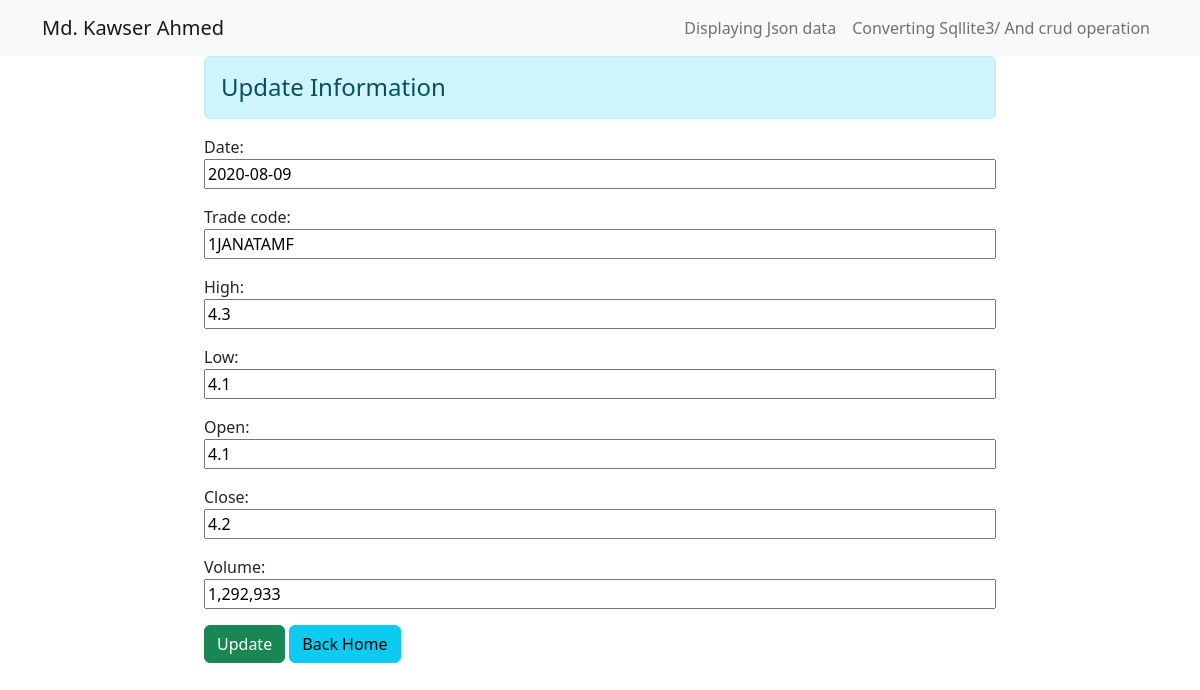
Page /edit/9554 on the earlier database version.
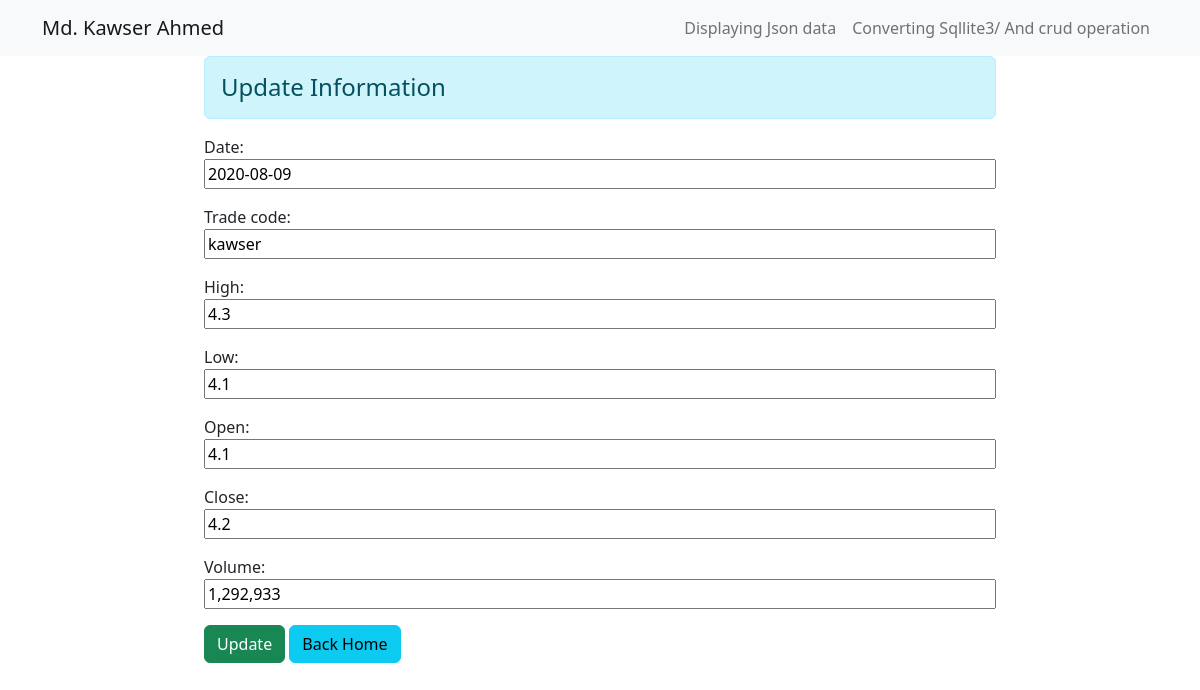
Same page on the later database version.
### Dealingwithjson/models.py (models this page shows)
class jsonToSql(models.Model):
    date = models.DateField()
    trade_code = models.CharField(max_length=200)
    high = models.CharField(max_length=20)
    low = models.CharField(max_length=20)
    open = models.CharField(max_length=20)
    close = models.CharField(max_length=20)
    volume = models.CharField(max_length=50)

### Dealingwithjson/views.py (the view)
# urls.py: path('edit/<int:id>',views.update_data,name="updatedata"),
def update_data(request,id):
    if request.method == "POST":
        pi = jsonToSql.objects.get(pk=id)
        fm =  Updatedata(request.POST,instance=pi)
        if fm.is_valid():
            fm.save()
            return HttpResponseRedirect('/')
    else:
        pi = jsonToSql.objects.get(pk=id)
        fm = Updatedata(instance=pi)
    return render(request,"Dealingwithjson/updatedata.html",{"form":fm})

### Dealingwithjson/forms.py
class Updatedata(forms.ModelForm):
    class Meta:
        model = jsonToSql
        fields ='__all__'
        widgets = {
            'date': forms.DateInput(attrs={'class':"col-sm-12"}),
            'trade_code': forms.TextInput(attrs={"class":'col-sm-12'}),
            'high':  forms.TextInput(attrs={"class":'col-sm-12'}),
            'low':   forms.TextInput(attrs={"class":'col-sm-12'}),
            'open':  forms.TextInput(attrs={"class":'col-sm-12'}),
            'close': forms.TextInput(attrs={"class":'col-sm-12'}),
            'volume':forms.TextInput(attrs={"class":'col-sm-12'}),
        }

### Dealingwithjson/templates/Dealingwithjson/updatedata.html (shortened to what this page needs)
{% extends 'Dealingwithjson/base1.html' %}
{% block table %}
<div class="row">
    <div class="col-sm-8 offset-2">
        <h4 class="alert alert-info">Update Information</h4>
        <form action="" method="POST">
            {{form.as_p}}
            <input type="submit" class="btn btn-success" value="Update">
            <a href="{% url 'home' %}" class="btn btn-info">Back Home</a>
        </form>
    </div>
</div>
{% endblock table %}

### Dealingwithjson/templates/Dealingwithjson/base1.html (shortened to what this page needs)
<!DOCTYPE html>
<html lang="en">
<head>
    <link href="https://cdn.jsdelivr.net/npm/bootstrap@5.2.3/dist/css/bootstrap.min.css" rel="stylesheet">
</head>
<body>
    <nav class="navbar navbar-expand-lg bg-light">
        <div class="container">
          <a class="navbar-brand" href="#">Md. Kawser Ahmed</a>
          <div class="collapse navbar-collapse" id="navbarSupportedContent">
            <ul class="navbar-nav ms-auto mb-2 mb-lg-0">
              <li class="nav-item">
                <a class="nav-link" aria-current="page" href="{% url 'home' %}">Displaying Json data</a>
              </li>
              <li class="nav-item">
                <a class="nav-link" href="{% url 'crud' %}">Converting Sqllite3/ And crud operation</a>
              </li>
            </ul>
          </div>
        </div>
    </nav>
    {% block table %}
    {% endblock table %}
</body>
</html>

Differences in the rows shown:
changed jsonToSql: trade_code "1JANATAMF" → "kawser"
